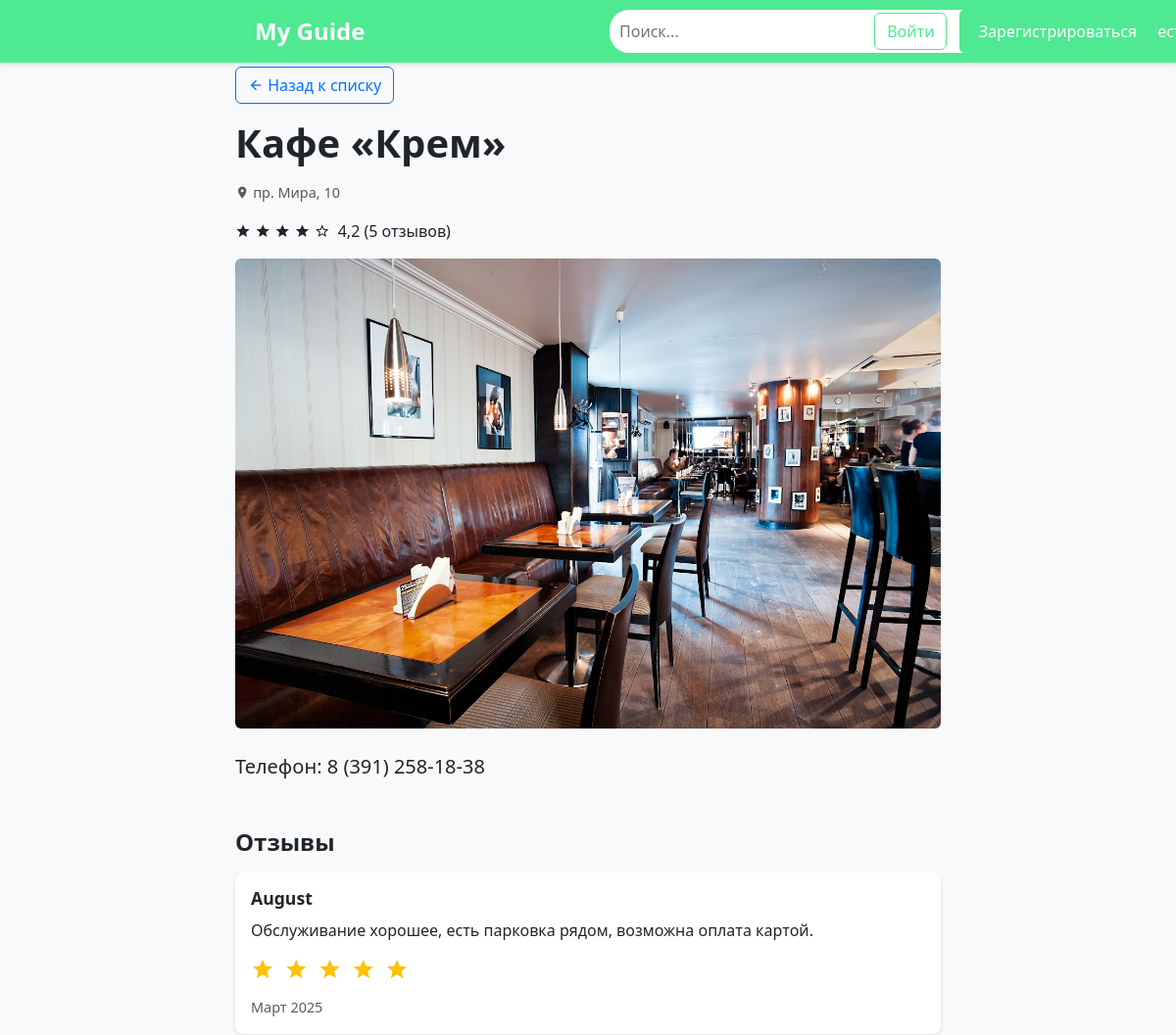
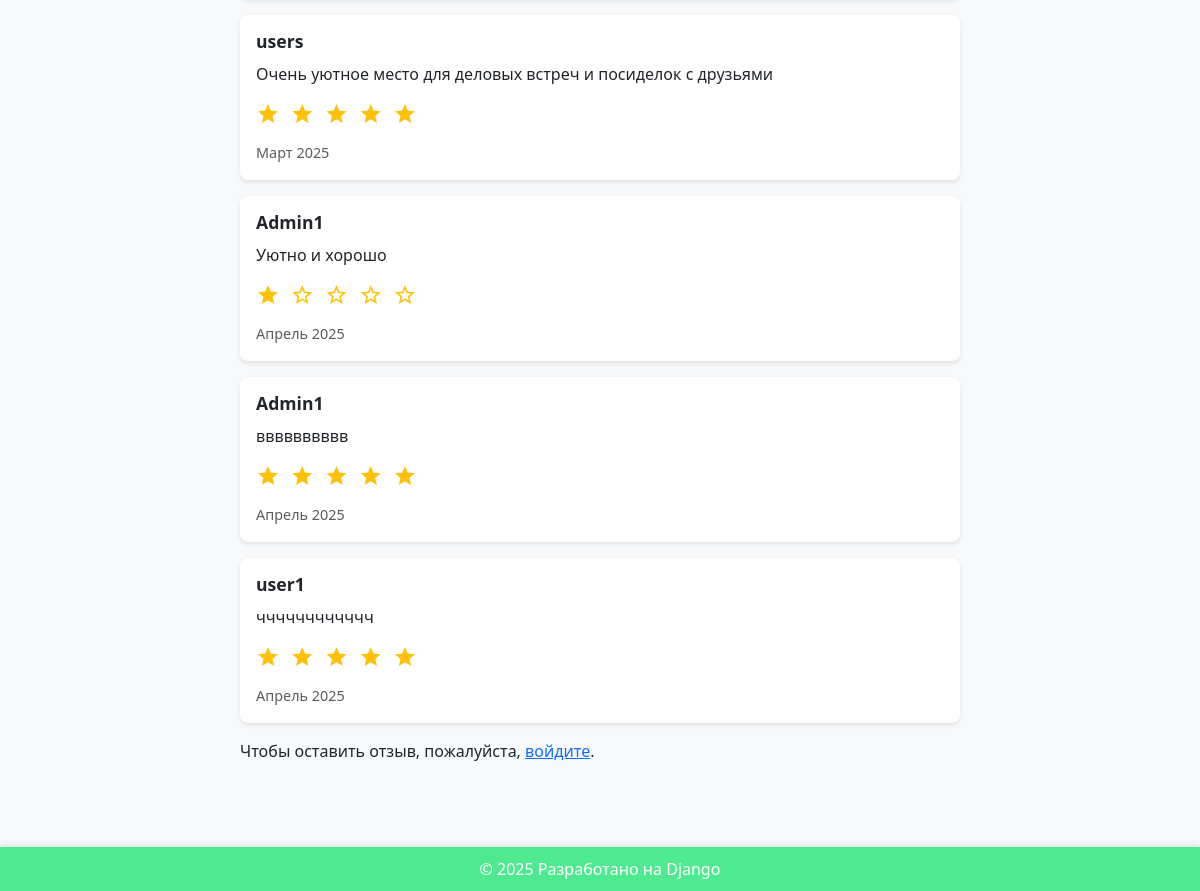
Screenshot of /places/4/ with the database file from the repository (2 pictures, top to bottom).
### places/models.py (models this page shows, shortened)
class Place(models.Model):
    CATEGORY_CHOICES = [
        ('cafe', 'Кафе'),
        ('restaurant', 'Ресторан'),
        ('other', 'Другое'),
    ]
    title = models.CharField(max_length=200)
    address = models.CharField(max_length=200)
    description = models.TextField()
    image = models.ImageField(upload_to='places/', blank=True, null=True)
    category = models.CharField(
        max_length=20,
        choices=CATEGORY_CHOICES,
        default='other'
    )  # Новое поле для категории
    created_at = models.DateTimeField(auto_now_add=True)
    def average_rating(self):
        return self.reviews.all().aggregate(Avg('rating'))['rating__avg'] or 0

class Review(models.Model):
    place = models.ForeignKey(Place, on_delete=models.CASCADE, related_name='reviews')
    user = models.ForeignKey(User, on_delete=models.CASCADE)
    text = models.TextField()
    rating = models.IntegerField(choices=[(i, i) for i in range(1, 6)])
    created_at = models.DateTimeField(auto_now_add=True)

### places/views.py (the view)
# urls.py: path('<int:place_id>/', views.place_detail, name='place_detail'),
def place_detail(request, place_id):
    place = get_object_or_404(Place, id=place_id)
    if request.method == 'POST' and request.user.is_authenticated:
        form = ReviewForm(request.POST)
        if form.is_valid():
            review = form.save(commit=False)
            review.place = place
            review.user = request.user
            review.save()
            return redirect('place_detail', place_id=place.id)
    else:
        form = ReviewForm()
    return render(request, 'places/place_detail.html', {
        'place': place,
        'review_form': form,
    })

### places/forms.py
class ReviewForm(forms.ModelForm):
    class Meta:
        model = Review
        fields = ['text', 'rating']
        widgets = {
            'text': forms.Textarea(attrs={'rows': 4}),
            'rating': forms.Select(),
        }

### places/templates/places/place_detail.html (shortened to what this page needs)
{% extends 'places/base.html' %}
{% block content %}
<div class="container py-5">
    <div class="row">
        <div class="col-md-8 offset-md-2">
            <a href="{% url 'places' %}" class="btn btn-outline-primary mb-3">
                <i class="mdi mdi-arrow-left"></i> Назад к списку
            </a>
            <h1 class="mb-3 fw-bold">{{ place.title }}</h1>
            <p class="text-muted">
                <i class="mdi mdi-map-marker"></i> {{ place.address }}
            </p>
            <div class="d-flex mb-3 align-items-center">
                <div class="rating me-2">
                    {% for i in "12345" %}
                        {% if i <= place.average_rating|floatformat:0 %}
                            <i class="mdi mdi-star"></i>
                        {% else %}
                            <i class="mdi mdi-star-outline"></i>
                        {% endif %}
                    {% endfor %}
                </div>
                <span>{{ place.average_rating|floatformat:1 }} ({{ place.reviews.count }} отзывов)</span>
            </div>
            <img src="{{ place.image.url }}" alt="{{ place.title }}" class="img-fluid rounded mb-4">
            <p class="lead">{{ place.description }}</p>
            <h4 class="mt-5 mb-3 fw-bold">Отзывы</h4>
            {% for review in place.reviews.all %}
            <div class="card mb-3">
                <div class="card-body">
                    <h5 class="card-title">{{ review.user.username }}</h5>
                    <p class="card-text">{{ review.text }}</p>
                    <div class="star-rating mb-2">
                        {% for i in "12345" %}
                            {% if i|add:0 <= review.rating %}
                                <i class="mdi mdi-star text-warning"></i>
                            {% else %}
                                <i class="mdi mdi-star-outline text-warning"></i>
                            {% endif %}
                        {% endfor %}
                    </div>
                    <small class="text-muted">{{ review.created_at|date:"F Y" }}</small>
                </div>
            </div>
            {% endfor %}
            {% if user.is_authenticated %}
            <div class="comment-form mt-5">
                {% if messages %}
                <div class="alert alert-success mt-3">
                    {% for message in messages %}
                        {{ message }}
                    {% endfor %}
                </div>
                {% endif %}
                <h5 class="mb-3 fw-bold">Оставить отзыв</h5>
                <form method="post">
                    {% csrf_token %}
                    <div class="mb-3">
                        <label class="form-label fw-bold">Текст отзыва:</label>
                        <textarea name="text" class="form-control" rows="4" required id="id_text" style="resize: none;"></textarea>
                    </div>
                    <div class="mb-4">
                        <label class="form-label fw-bold">Рейтинг:</label>
                        <div class="star-rating-form">
                            {% for i in "54321" %}
                                <input type="radio" id="star{{i}}" name="rating" value="{{i}}" {% if review_form.rating.value == i %}checked{% endif %}>
                                <label for="star{{i}}"><i class="mdi mdi-star{% if review_form.rating.value != i %}-outline{% endif %}"></i></label>
                            {% endfor %}
                        </div>
                    </div>
                    <button type="submit" class="btn btn-primary">Отправить отзыв</button>
                </form>
            </div>
            {% else %}
            <p>Чтобы оставить отзыв, пожалуйста, <a href="{% url 'login' %}">войдите</a>.</p>
            {% endif %}
        </div>
    </div>
</div>
{% endblock %}

### places/templates/places/base.html (style rules this page uses)
:root { --primary-color: #4fe992; --secondary-color: #3a9461; --primary-gradient: linear-gradient(to right, var(--primary-color), var(--secondary-color)); }
body { font-family: 'Segoe UI', Tahoma, Geneva, Verdana, sans-serif; min-height: 100vh; display: flex; flex-direction: column; background-color: #f8f9fa; }
.star-rating { color: gold; }

### places/templates/places/place_detail.html (style rules this page uses)
.star-rating { font-size: 1.5rem; letter-spacing: 2px; }
.star-rating i { color: #ffc107; }
.card { border-radius: 8px; box-shadow: 0 2px 4px rgba(0,0,0,0.1); border: none; }
.card-title { font-size: 1.1rem; font-weight: 600; }
.card-text { margin: 10px 0; }
.text-muted { font-size: 0.9rem; }

### rows the page displays
Place: title "Кафе «Крем»", address "пр. Мира, 10", average_rating "4,2", reviews.count "5", image (picture), description "Телефон: 8 (391) 258-18-38"
Review: user.username "August", text "Обслуживание хорошее, есть парковка рядом, возможна оплата картой.", rating 5 (drawn), created_at "Март 2025"
Review: user.username "users", text "Очень уютное место для деловых встреч и посиделок с друзьями", rating 5 (drawn), created_at "Март 2025"
Review: user.username "Admin1", text "Уютно и хорошо", rating 1 (drawn), created_at "Апрель 2025"
Review: user.username "Admin1", text "вввввввввв", rating 5 (drawn), created_at "Апрель 2025"
Review: user.username "user1", text "чччччччччччч", rating 5 (drawn), created_at "Апрель 2025"
